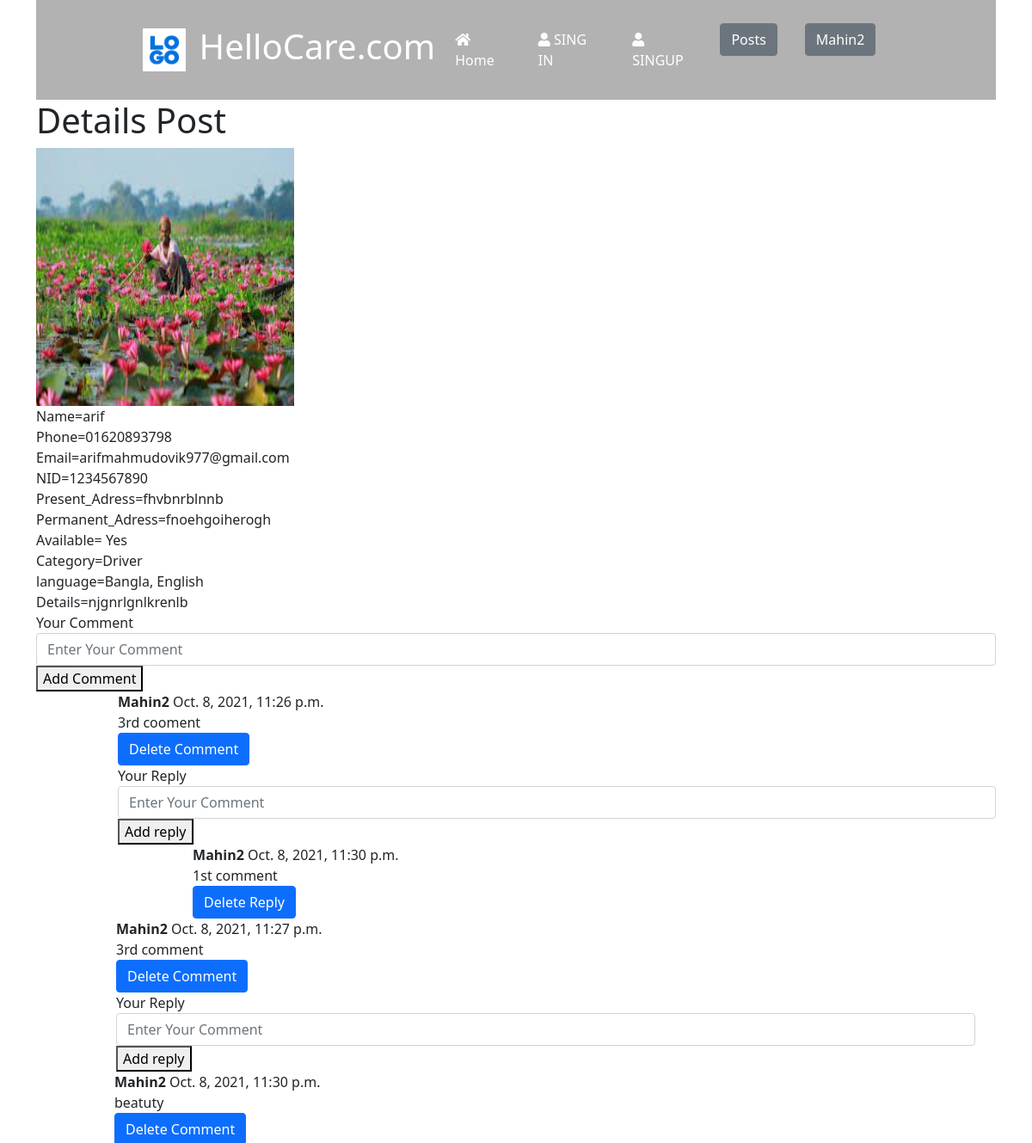
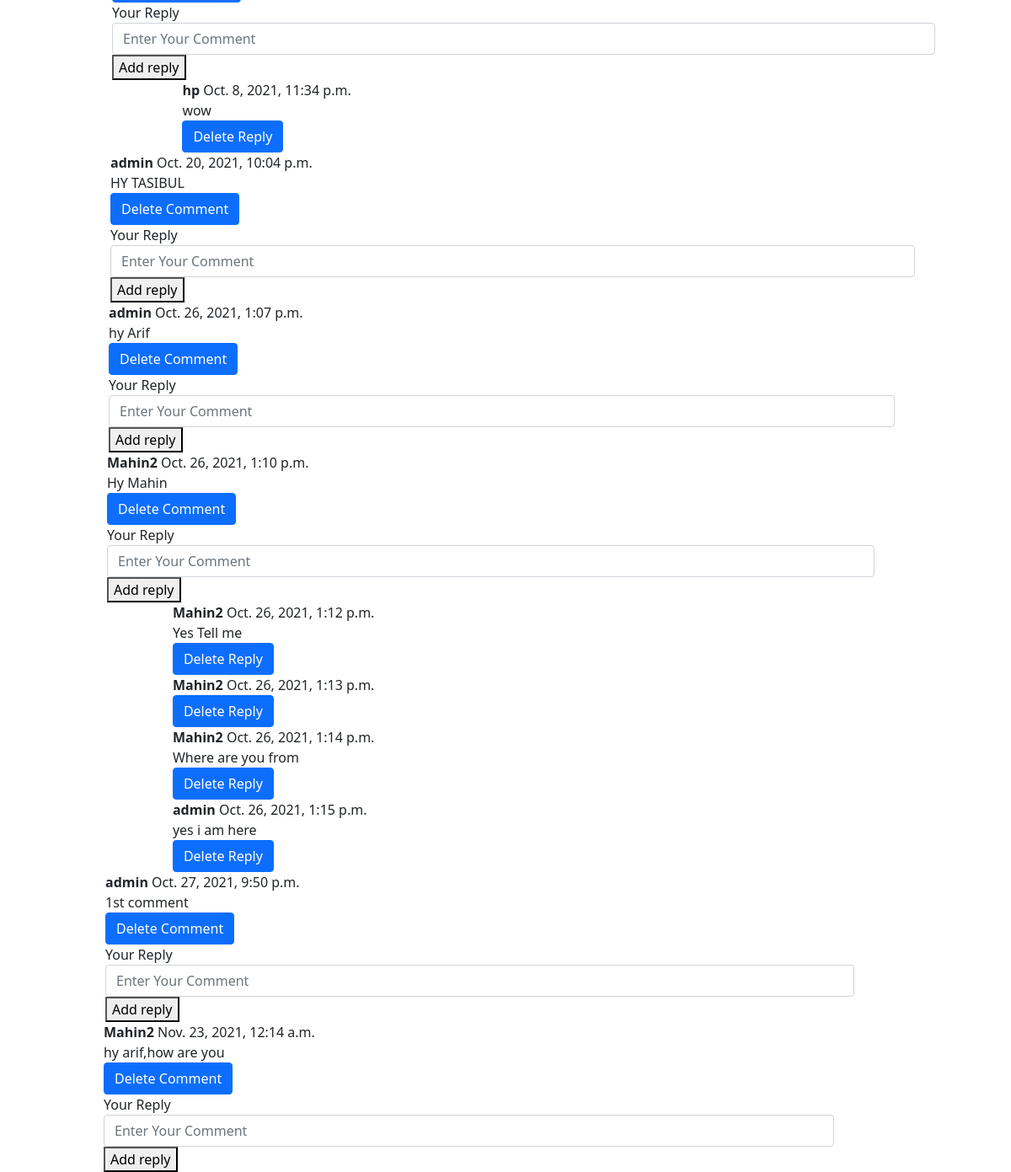
The page /calc/post/details/18 (signed in) on the database its author committed (2 pictures, top to bottom).
### templates/calc/models.py (models this page shows, shortened)
class Post(models.Model):
    CATEGORY=(
        ('Driver','Driver'),
        ('Nures','Nures'),
        ('Work_maid','Work_maid'),
    )
    LANGUAGE=(
        ('Bangla','Bangla'),
        ('English','English'),
        ('Hindi','Hindi'),
        ('Arabir','Arabic'),
    )
    user=models.OneToOneField(User,on_delete=models.CASCADE, blank=True, null=True)
    Name=models.CharField(max_length=100)
    Phone=models.CharField(max_length=17)
    Email=models.EmailField()
    NID=models.CharField(max_length=25,)
    Present_Adress=models.TextField()
    Permanent_Adress=models.TextField()
    Available=models.BooleanField()
    Category=models.CharField(max_length=100,choices= CATEGORY,default=1)
    language=MultiSelectField(max_length=100, max_choices=4,choices=LANGUAGE,default='Bangla')
    Details=models.TextField()
    image=models.ImageField(default='default.jpg',upload_to='media/images')
    DateTime=models.DateTimeField(auto_now_add=True)
    def __str__(self):
        return self.Name

class Comment(models.Model):
    user = models.ForeignKey(User, on_delete=models.CASCADE)
    post = models.ForeignKey(Post, on_delete=models.CASCADE)
    text = models.TextField()
    parent = models.ForeignKey('self',on_delete=models.CASCADE, null=True)
    created_at = models.DateTimeField(auto_now_add=True)

### templates/calc/views.py (the view)
# urls.py: path('post/details/<int:pk>', post_details, name='postdetails'),
def post_details(request, pk):
    queryset = get_object_or_404(Post, id=pk)
    comments = Comment.objects.filter(post=queryset, parent=None)
    replies = Comment.objects.filter(post=queryset).exclude(parent=None)
    Dictofreply={}
    for reply in replies:
        if reply.parent.id not in Dictofreply.keys():
            Dictofreply[reply.parent.id]=[reply]
        else:
            Dictofreply[reply.parent.id].append(reply)
    context = {"queryset": queryset, 'pk':pk, 'comments':comments,'Dictofreply':Dictofreply}
    return render(request, 'post_details.html', context)

### templates/calc/templatetags/tag.py (called while the page is built)
@register.filter(name="get_reply")
def get_reply(dict, key):
    return dict.get(key)

### templates/post_details.html (shortened to what this page needs)
{% extends 'base.html' %}
{% block body %}
{% load tag %}
<div class="container">
<h1>Details Post</h1>
<div class="col-md-6">
<img src="{{queryset.image.url}}" alt=""style="width:300px; height:300px;">
</div>
Name={{ queryset}}<br>
Phone={{queryset.Phone}}<br>
Email={{queryset.Email}}<br>
NID={{queryset.NID}}<br>
Present_Adress={{queryset.Present_Adress}}<br>
Permanent_Adress={{queryset.Permanent_Adress}}<br>
Available={% if queryset.Available%} Yes {% else%}No {% endif%}<br>
Category={{queryset.Category}}<br>
language={{queryset.language}}<br>
Details={{queryset.Details}}<br>
    <div>
        <form action="{% url 'addcomment' %}" method="post">
        <div class="form-group">
            <lebel> Your Comment</lebel>
            <input type="text" name="comment" placeholder="Enter Your Comment" class="form-control">
        </div>
        <button type="submit">Add Comment</button>
        </form>
   </div>
   <div>
        {% for comment in comments %}
            <div class="row">
                <div class="col-md-1">
                </div>
                <div class="col-md-11">
                    <b>{{comment.user.username}}</b> <span class="bedge bedge-secondary">{{comment.created_at}}
                    </span>
                    <div>{{comment.text}}</div>
                    <div>
<button type="button" class="btn btn-primary" data-bs-toggle="modal" data-bs-target="#exampleModal">
  Delete Comment
</button>
                    </div>
                    <div class="row">
        <form action="{% url 'addcomment' %}" method="post">
        <div class="form-group">
            <lebel> Your Reply</lebel>
            <input type="text" name="comment" placeholder="Enter Your Comment" class="form-control">
        </div>
        <button type="submit">Add reply</button>
        </form>
</div>
            {% for reply in Dictofreply|get_reply:comment.id %}
            <div class="row">
                <div class="col-md-1">
                </div>
                <div class="col-md-11">
                    <b>{{reply.user.username}}</b> <span class="bedge bedge-secondary">{{reply.created_at}}
                    </span>
                    <div>{{reply.text}}</div>
                          <div>
<button type="button" class="btn btn-primary" data-bs-toggle="modal" data-bs-target="#exampleModal{{reply.pk}}">
  Delete Reply
</button>
                    </div>
                    </div>
                </div>
{% endfor %}
            </div>
        {% endfor%}
   </div>
</div>
{% endblock  %}

### templates/base.html (shortened to what this page needs)
<!DOCTYPE html>
<html lang="en">
<head>
        <link rel="stylesheet" href="https://cdnjs.cloudflare.com/ajax/libs/font-awesome/5.15.3/css/all.min.css" />
        <link href="https://cdn.jsdelivr.net/npm/bootstrap@5.0.1/dist/css/bootstrap.min.css" rel="stylesheet">
      {% load static %}
      {% load notifications_tags %}
</head>
<body>
        <div class="container">
            <header>
                    <nav class="navbar navbar-expand-md">
                        <div class="container-fluid">
                          <a class="navbar-brand" href="#">
                            <img alt="logo">
                          </a>
                          <div class="banner-container text-left">
                            <h1 class="text-white font-weight-bolder">HelloCare.com </h1>
                          </div>
                          <div class="collapse navbar-collapse" id="navbarNavDropdown">
                            <ul class="navbar-nav ml-auto">
                              <li class="nav-item">
                                <a class="nav-link active" href="/calc/posts/"> <i class="fas fa-home"></i>Home</a>
                              </li>
                              <li class="nav-item">
                                <a class="nav-link" href="/colc/login"> <i class="fas fa-user"></i> SING IN</a>
                              </li>
                              <li class="nav-item">
                                <a class="nav-link" href="/colc/singup"> <i class="fas fa-user"></i> SINGUP</a>
                              </li>
                              <li class="nav-item">
                                <a class="btn btn-secondary m-3 text-border" href="/calc/create/"> </i>Posts</a>
                              </li>
                              {% notifications_unread as unread_count %}
                              <li class="nav-item submenu">
                                <a class="btn btn-secondary m-3 text-border" href=""> </i>
                                {{user.username}}
                              </a>
                              </li>
                          </ul>
                          </div>
                        </div>
                      </nav>
                    </header>
        </div>
{% block body %}
{% endblock body %}
</body>
</html>

### templates/base.html (style rules this page uses)
html { scroll-behavior: smooth; }
.navbar { padding: 1% 10%; background-color: rgba(0,0,0,0.3); }
.navbar-brand img { width: 50px; height: auto; }
.nav-link { color: white; margin: 15px; border-radius: 8px; }
.navbar-nav li { position: relative; list-style: none; }

### rows shown on the page
Post: image (picture), Name "arif", Phone "01620893798", Email "arifmahmudovik977@gmail.com", NID "1234567890", Present_Adress "fhvbnrblnnb", Permanent_Adress "fnoehgoiherogh", Category "Driver", language "Bangla, English", Details "njgnrlgnlkrenlb"
Comment: user.username "Mahin2", created_at "Oct. 8, 2021, 11:26 p.m.", text "3rd cooment"
Comment: user.username "Mahin2", created_at "Oct. 8, 2021, 11:30 p.m.", text "1st comment"
Comment: user.username "Mahin2", created_at "Oct. 8, 2021, 11:27 p.m.", text "3rd comment"
Comment: user.username "Mahin2", created_at "Oct. 8, 2021, 11:30 p.m.", text "beatuty"
Comment: user.username "hp", created_at "Oct. 8, 2021, 11:34 p.m.", text "wow"
Comment: user.username "admin", created_at "Oct. 20, 2021, 10:04 p.m.", text "HY TASIBUL"
Comment: user.username "admin", created_at "Oct. 26, 2021, 1:07 p.m.", text "hy Arif"
Comment: user.username "Mahin2", created_at "Oct. 26, 2021, 1:10 p.m.", text "Hy Mahin"
Comment: user.username "Mahin2", created_at "Oct. 26, 2021, 1:12 p.m.", text "Yes Tell me"
Comment: user.username "Mahin2", created_at "Oct. 26, 2021, 1:13 p.m."
Comment: user.username "Mahin2", created_at "Oct. 26, 2021, 1:14 p.m.", text "Where are you from"
Comment: user.username "admin", created_at "Oct. 26, 2021, 1:15 p.m.", text "yes i am here"
Comment: user.username "admin", created_at "Oct. 27, 2021, 9:50 p.m.", text "1st comment"
Comment: user.username "Mahin2", created_at "Nov. 23, 2021, 12:14 a.m.", text "hy arif,how are you"

### other values the page prints
{{ user.username }} "Mahin2"
